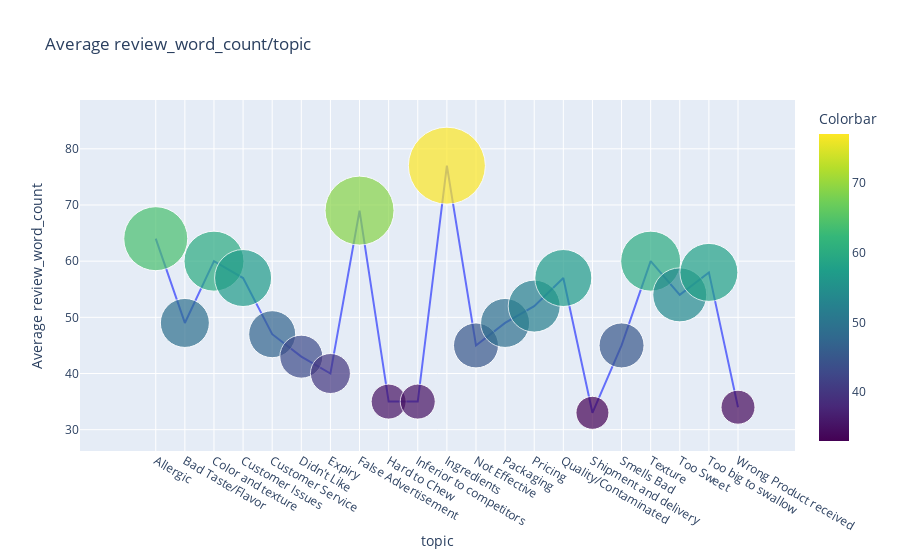

The notebook cell this image was saved under:
### Markdown cell above
# Word Count of Review Text , Review Title

### Code cell
create_aggregrated_plots('review_word_count', 'topic', 1)

### Figure 1 — Plotly figure (JSON) as saved in the notebook; plotly's stock layout.template omitted (floating-point values rounded to 4 significant figures)
{"data": [{"marker": {"color": [64, 49, 60, 57, 47, 43, 40, 69, 35, 35, 77, 45, 49, 52, 57, 33, 45, 60, 54, 58, 34], "colorbar": {"title": {"text": "Colorbar"}}, "colorscale": [[0.0, "#440154"], [0.1111, "#482878"], [0.2222, "#3e4989"], [0.3333, "#31688e"], [0.4444, "#26828e"], [0.5556, "#1f9e89"], [0.6667, "#35b779"], [0.7778, "#6ece58"], [0.8889, "#b5de2b"], [1.0, "#fde725"]], "size": [64, 49, 60, 57, 47, 43, 40, 69, 35, 35, 77, 45, 49, 52, 57, 33, 45, 60, 54, 58, 34]}, "mode": "lines+markers", "type": "scatter", "x": ["Allergic", "Bad Taste/Flavor", "Color and texture", "Customer Issues", "Customer Service", "Didn't Like", "Expiry", "False Advertisement", "Hard to Chew", "Inferior to competitors", "Ingredients", "Not Effective", "Packaging", "Pricing", "Quality/Contaminated", "Shipment and delivery", "Smells Bad", "Texture", "Too Sweet", "Too big to swallow", "Wrong Product received"], "y": [64, 49, 60, 57, 47, 43, 40, 69, 35, 35, 77, 45, 49, 52, 57, 33, 45, 60, 54, 58, 34]}], "layout": {"title": {"text": "Average review_word_count/topic"}, "xaxis": {"title": {"text": "topic"}}, "yaxis": {"title": {"text": "Average review_word_count"}}}}
